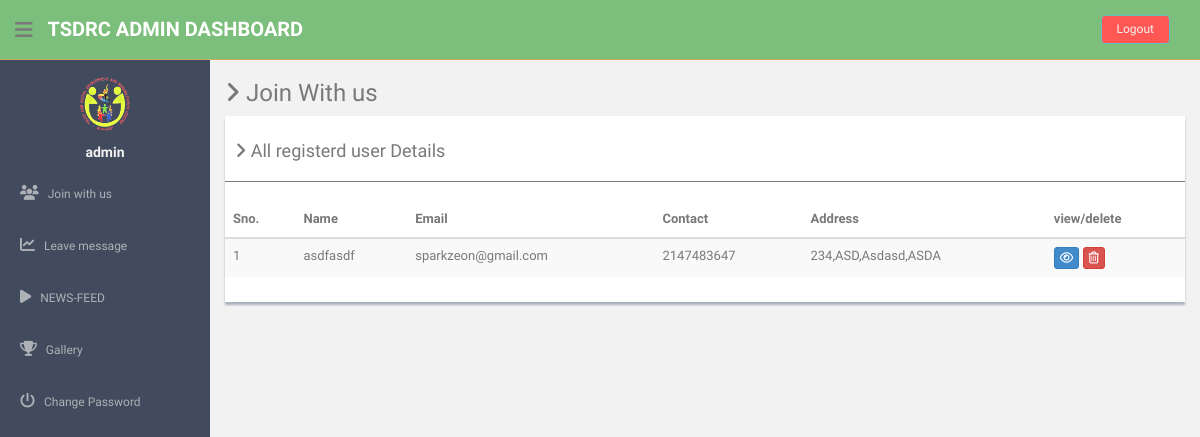
/admin/joinwithus.php (signed in), run on the app's committed database.
### tables this page shows
CREATE TABLE `tbl_career` (
  `uid` int(11) NOT NULL,
  `name` varchar(255) NOT NULL,
  `fname` varchar(255) NOT NULL,
  `mname` varchar(255) NOT NULL,
  `sex` varchar(255) NOT NULL,
  `dob` varchar(255) NOT NULL,
  `relegion` varchar(255) NOT NULL,
  `community` varchar(255) NOT NULL,
  `marital_status` varchar(50) NOT NULL,
  `blood` varchar(50) NOT NULL,
  `education` varchar(255) NOT NULL,
  `occupation` varchar(255) NOT NULL,
  `conatct_1` int(11) NOT NULL,
  `email` varchar(50) NOT NULL,
  `address` varchar(255) NOT NULL,
  `district` varchar(50) NOT NULL,
  `state` varchar(50) NOT NULL,
  `country` varchar(50) NOT NULL,
  `pincode` int(10) NOT NULL
);

### admin/joinwithus.php (the view, shortened to what this page needs)
<?php
include('dbconnection.php');
?><!DOCTYPE html>
<html lang="en">
  <head>
    <link href="assets/css/bootstrap.css" rel="stylesheet">
    <link href="assets/font-awesome/css/font-awesome.css" rel="stylesheet" />
    <link href="assets/css/style.css" rel="stylesheet">
    <link href="assets/css/style-responsive.css" rel="stylesheet">
  </head>
  <body>
  <section id="container" >
  <?php include('./header.php'); ?>
        <?php include('./sidebar.php'); ?>
      <section id="main-content">
          <section class="wrapper">
          	<h3><i class="fa fa-angle-right"></i> Join With us</h3>
				<div class="row">
                  <div class="col-md-12">
                      <div class="content-panel">
                          <table class="table table-striped table-advance table-hover">
	                  	  	  <h4><i class="fa fa-angle-right"></i> All registerd user Details </h4>
	                  	  	  <hr>
                              <thead>
                              <tr>
                                  <th>Sno.</th>
                                  <th class="hidden-phone">Name</th>
                                  <th> Email</th>
                                  <th> Contact</th>
                                  <th> Address</th>
                                  <th> view/delete</th>
                              </tr>
                              </thead>
                              <tbody>
                              <?php $ret=mysqli_query($con,"select * from tbl_career");
							  $cnt=1;
							  while($row=mysqli_fetch_array($ret))
							  {
                                ?>
                              <tr>
                              <td><?php echo $cnt;?></td>
                              <td><?php echo $row['name'];?></td>
                                  <td><?php echo $row['email'];?></td>
                                  <td><?php echo $row['conatct_1'];?></td>
                                  <td><?php echo $row['address'];?></td>
                                  <td>
                                     <a href="view-details.php?uid=<?php echo $row['uid'];?>">
                                     <button class="btn btn-primary btn-xs"><i class="fa fa-eye"></i></button></a>
                                     <a href="joinwithus.php?id=<?php echo $row['uid'];?>">
                                     <button class="btn btn-danger btn-xs" onClick="return confirm('Do you really want to delete');"><i class="fa fa-trash-o "></i></button></a>
                                  </td>
                              </tr>
                              <?php $cnt=$cnt+1; }?>
                              </tbody>
                          </table>
                      </div>
                  </div>
              </div>
		</section>
      </section>
      </section>
  </body>
</html>

### admin/assets/css/style.css (style rules this page uses)
body { color: #797979; background: #f2f2f2; font-family: 'Ruda', sans-serif; padding: 0px !important; margin: 0px !important; font-size:13px; }
a, a:hover, a:focus { text-decoration: none; outline: none; }
#container { width: 100%; height: 100%; }
hr { margin-top: 20px; margin-bottom: 20px; border: 0; border-top: 1px solid #797979; }
#main-content { margin-left: 210px; }
.wrapper { display: inline-block; margin-top: 60px; padding-left: 15px; padding-right: 15px; padding-bottom: 15px; padding-top: 0px; width: 100%; }
.content-panel { background: #ffffff; box-shadow: 0px 3px 2px #aab2bd; padding-top: 15px; padding-bottom: 5px; }
.content-panel h4 { margin-left: 10px; }

### admin/header.php (style rules this page uses)
body { color: #797979; background: #f2f2f2; font-family: 'Ruda', sans-serif; padding: 0px !important; margin: 0px !important; font-size:13px; }

### data on the page
tbl_career: name "asdfasdf", email "sparkzeon@gmail.com", conatct_1 "2147483647", address "234,ASD,Asdasd,ASDA"

### other printed values
$_SESSION['adminlogin'] "admin"
